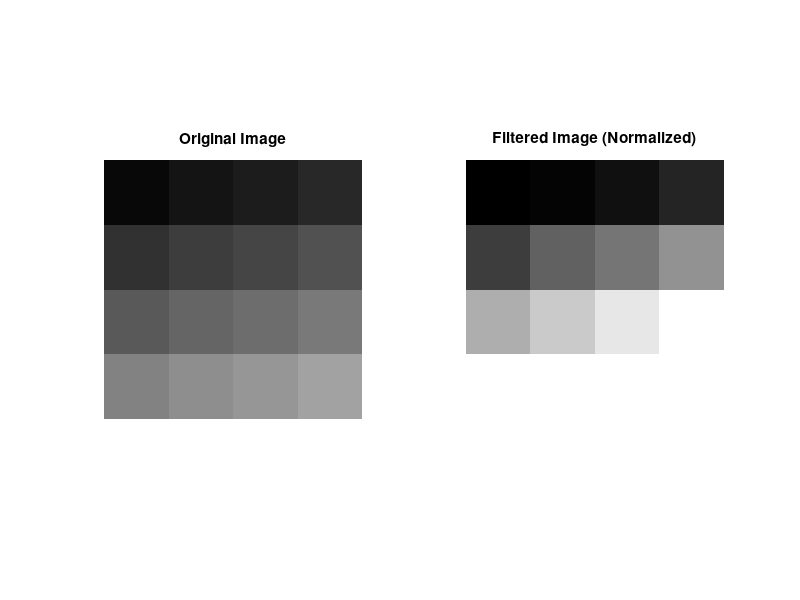

Write MATLAB code to recreate this figure.
clc;
clear;
close all;

% ================= INPUT IMAGE =================
input_pixels = [10 20 30 40 ...
                50 60 70 80 ...
                90 100 110 120 ...
                130 140 150 160];

% ================= FPGA OUTPUT (FROM SIMULATION) =================
% (Include pipeline values exactly as seen)
output_pixels = [0 0 0 0 ...
                 20 100 270 530 ...
                 850 1290 1560 1920 ...
                 2280 2640 3000 3360];

% ================= IMAGE SIZE =================
M = 4;  % rows
N = 4;  % columns

% ================= ORIGINAL IMAGE =================
img_in = reshape(input_pixels, [N M])';

% ================= REMOVE PIPELINE DELAY =================
valid_out = output_pixels(5:end);   % remove first 4 zeros

% Fill remaining values to make 16 elements
valid_out = [valid_out repmat(valid_out(end), 1, 4)];

% ================= RESHAPE FILTERED IMAGE =================
img_out = reshape(valid_out, [N M])';

% ================= NORMALIZATION (VERY IMPORTANT) =================
% Option 1: Scale to 0–255
img_out_norm = uint8(255 * mat2gray(img_out));

% Option 2 (alternative): divide by coefficient sum (6)
% img_out_norm = uint8(img_out / 6);

% ================= DISPLAY =================
figure;

subplot(1,2,1);
imshow(uint8(img_in));
title('Original Image');

subplot(1,2,2);
imshow(img_out_norm);
title('Filtered Image (Normalized)');
